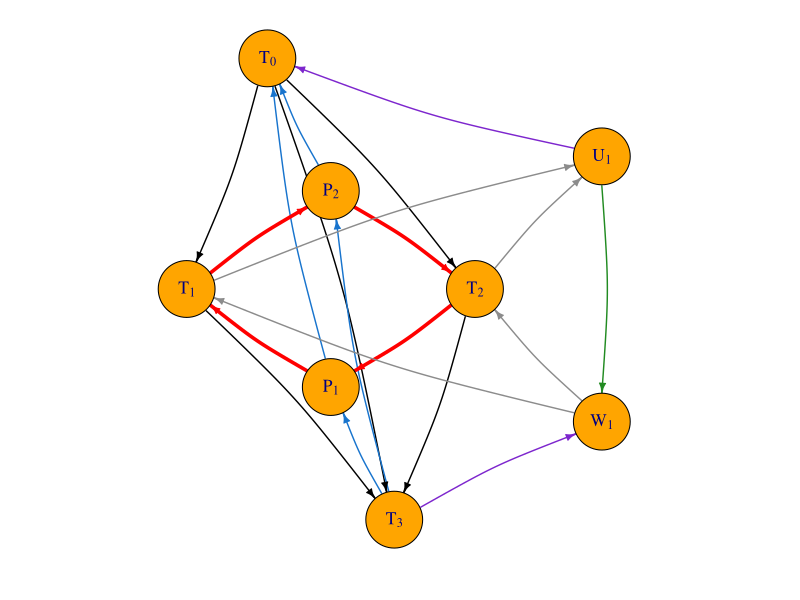
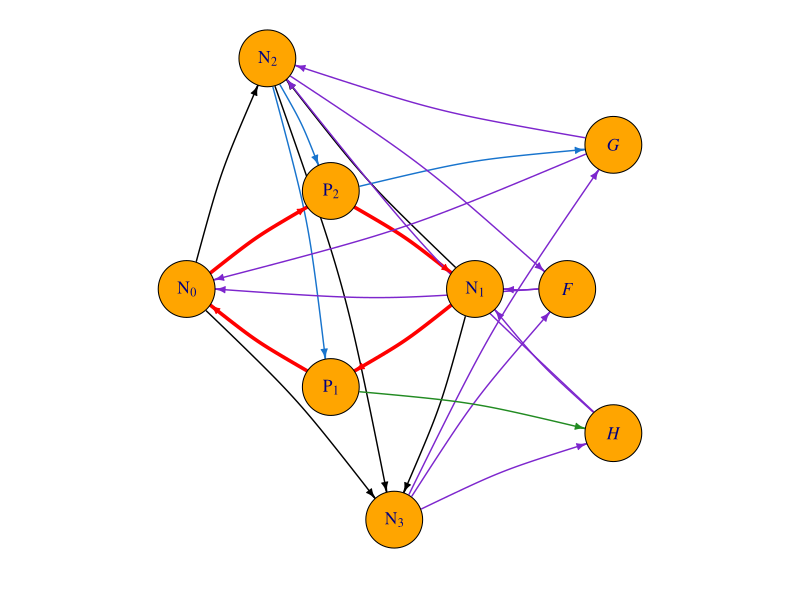
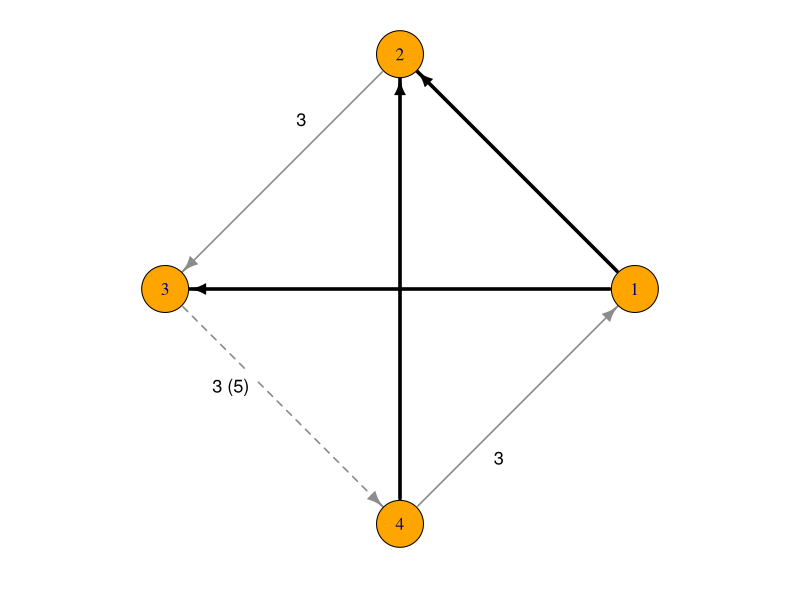
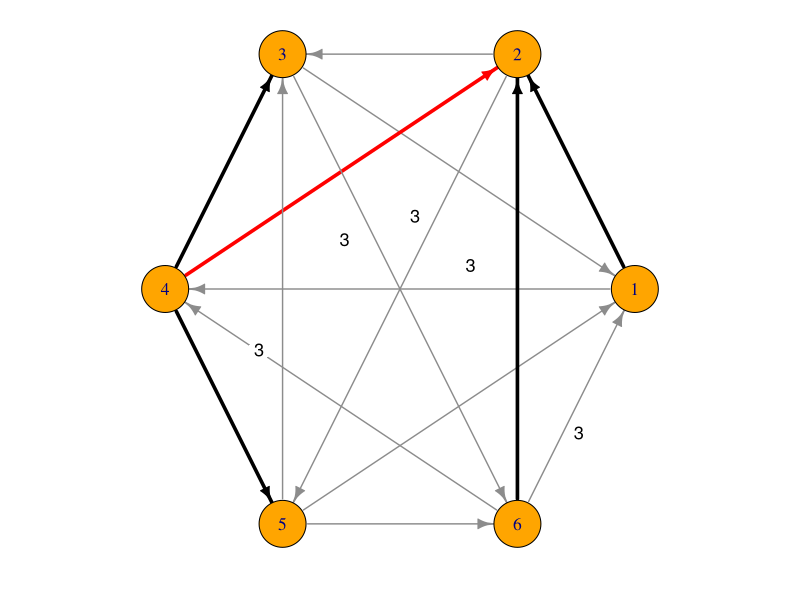

Write R code to recreate these figures, in order.
# Figures for the v3.0 manuscript:
#   ObstacleG8 / ObstacleH9 -- the two smallest members of the obstacle families (Figure 6;
#     G10 and H11, Figure 7, are drawn by make_family_section_figs.R),
#     drawn in the style of the original ObstructionC8.pdf (organic
#     layout, orange vertices, navy labels) but with role-labelled vertices and
#     arcs coloured by class; the defect 4-cycle is thick red.
#   MHP_Fig1 -- weighted majority tournament of Counterexample cex:weak-strong for both
#     m = 7 and m = 9 (they differ only in the margin of 3 > 4, labelled "3 (5)"),
#     minimum-weight FASs highlighted (Figure fig:mhp, panel a).
#   MHP_Fig2 -- weighted majority tournament of Counterexample cex:strong-m5 (m = 5,
#     n = 6), unique minimum-weight FAS highlighted, e = (4,2) thick red.
# Every FAS/margin claim drawn here is re-verified by brute force before
# plotting; the script stops on any mismatch.
library(igraph)
# outputs are written to the working directory -- run this script from its own folder

## ---------- shared helpers ----------

plotStyled = function(g, layout, labels, ecol, ewid, elty, fname, elabels = NULL,
                      legendItems = NULL, legendCols = NULL, vsize = 22,
                      arrowSize = 0.5, curved = 0.08, labelPos = NULL,
                      omitLabel = NULL) {
  pdf(fname, width = 6.5, height = 6.5)
  par(mar = c(1.6, 0.5, 0.5, 0.5), xpd = NA)
  plot(g, layout = layout,
       vertex.color = "orange", vertex.label = labels,
       vertex.label.color = "navy", vertex.label.cex = 1.05,
       vertex.size = vsize,
       edge.color = ecol, edge.width = ewid, edge.lty = elty,
       edge.label = if (is.null(labelPos)) elabels else NA,
       edge.label.color = "black", edge.label.cex = 1.05,
       edge.arrow.size = arrowSize, edge.curved = curved)
  if (!is.null(labelPos)) {
    # arcs whose label equals omitLabel (the margin-1 arcs) are left unlabelled
    keep = !(as.character(elabels) %in% omitLabel)
    elabels = elabels[keep]; labelPos = labelPos[keep, , drop = FALSE]
    # weight labels off the arcs, on white discs so they never blend into a line
    long = nchar(as.character(elabels)) > 1
    points(labelPos[!long, 1], labelPos[!long, 2], pch = 21, col = NA, bg = "white", cex = 2.9)
    if (any(long)) {
      w = strwidth(elabels[long], cex = 1.1) / 2 + 0.03
      h = strheight("0", cex = 1.1) / 2 + 0.04
      rect(labelPos[long, 1] - w, labelPos[long, 2] - h, labelPos[long, 1] + w,
           labelPos[long, 2] + h, col = "white", border = NA)
    }
    text(labelPos[, 1], labelPos[, 2], elabels, cex = 1.1)
  }
  if (!is.null(legendItems)) {
    legend("bottomleft", legend = legendItems, col = legendCols, lwd = 3,
           cex = 0.85, bty = "n", horiz = FALSE)
  }
  dev.off()
  cat(fname, "written\n")
}

# label anchor for each (straight) arc: 35% of the way from tail to head, pushed
# off the line on the side pointing away from the layout's centre; keeps the two
# crossing-diagonal labels of a circle layout apart and off the thick arcs
edgeLabelPos = function(layout, edges, tfrac = 0.35, off = 0.10) {
  out = matrix(0, nrow(edges), 2)
  for (r in 1:nrow(edges)) {
    p1 = layout[edges[r, 1], ]; p2 = layout[edges[r, 2], ]
    base = p1 + tfrac * (p2 - p1)
    d = (p2 - p1) / sqrt(sum((p2 - p1)^2))
    perp = c(-d[2], d[1])
    if (sum(perp * base) < 0) perp = -perp
    out[r, ] = base + off * perp
  }
  out
}

allPerms = function(n) {
  if (n == 1) return(list(1L))
  smaller = allPerms(n - 1)
  out = list()
  for (p in smaller) for (pos in 0:(n - 1)) {
    out[[length(out) + 1]] = append(p, n, after = pos)
  }
  out
}

# minimum-weight FAS of a weighted tournament by brute force over all orders;
# returns the optimal backward-arc sets (as sorted "u>v" strings)
bruteMinFAS = function(edges, weights, n) {
  perms = allPerms(n)
  best = Inf
  optSets = list()
  for (p in perms) {
    pos = order(p)  # pos[v] = position of v in the order p... careful below
    pos = match(1:n, p)
    backIdx = which(pos[edges[, 1]] > pos[edges[, 2]])
    w = sum(weights[backIdx])
    key = paste(sort(paste(edges[backIdx, 1], edges[backIdx, 2], sep = ">")),
                collapse = ",")
    if (w < best - 1e-9) { best = w; optSets = list(key) }
    else if (abs(w - best) < 1e-9 && !(key %in% optSets)) {
      optSets = c(optSets, key)
    }
  }
  list(value = best, sets = unlist(optSets))
}

arcKey = function(arcs) paste(sort(paste(arcs[, 1], arcs[, 2], sep = ">")),
                              collapse = ",")

# weighted majority tournament from voters (list of orders) and multiplicities
weightedMajority = function(voters, mult, n) {
  L = matrix(0, n, n)
  for (r in seq_along(voters)) {
    v = voters[[r]]
    for (a in 1:(n - 1)) for (b in (a + 1):n) {
      L[v[a], v[b]] = L[v[a], v[b]] + mult[r]
    }
  }
  edges = NULL; weights = NULL
  for (i in 1:(n - 1)) for (j in (i + 1):n) {
    stopifnot(L[i, j] != L[j, i])
    if (L[i, j] > L[j, i]) { edges = rbind(edges, c(i, j)) }
    else { edges = rbind(edges, c(j, i)) }
    weights = c(weights, abs(L[i, j] - L[j, i]))
  }
  list(edges = edges, weights = weights)
}

## ---------- obstacle family members ----------

familyG = function(k) {  # G_n, n = 6 + 2k
  U = paste0("U", 1:k); W = paste0("W", 1:k)
  arcs = rbind(
    data.frame(from = "T0", to = c("T1", "T2", "T3"), class = "core"),
    data.frame(from = c("T1", "T2"), to = "T3", class = "core"),
    data.frame(from = c("T3", "P1", "T3", "P2"),
               to = c("P1", "T0", "P2", "T0"), class = "port"),
    data.frame(from = c("T1", "P2", "T2", "P1"),
               to = c("P2", "T2", "P1", "T1"), class = "defect"),
    data.frame(from = rep(c("T1", "T2"), each = k), to = rep(U, 2), class = "block"),
    data.frame(from = rep(W, 2), to = rep(c("T1", "T2"), each = k), class = "block"),
    data.frame(from = "U1", to = "W1", class = "zigzag"),
    if (k >= 2) data.frame(from = rep(paste0("U", 2:k), 2),
                           to = c(paste0("W", 1:(k - 1)), paste0("W", 2:k)),
                           class = "zigzag") else NULL,
    data.frame(from = c("U1", "T3"), to = c("T0", W[k]), class = "terminal"))
  arcs
}

familyH = function(k) {  # H_n, n = 9 + 2k
  arcs = rbind(
    data.frame(from = c("N0", "N0", "N1", "N1", "N2"),
               to = c("N2", "N3", "N2", "N3", "N3"), class = "core"),
    data.frame(from = c("N2", "N2", "P2"),
               to = c("P1", "P2", "G"), class = "port"),
    data.frame(from = c("N0", "P2", "N1", "P1"),
               to = c("P2", "N1", "P1", "N0"), class = "defect"),
    data.frame(from = c("N2", "N3", "F", "F", "N3", "G", "G", "N3", "H", "H"),
               to = c("F", "F", "N0", "N1", "G", "N0", "N2", "H", "N1", "N2"),
               class = "special"))
  if (k >= 1) {
    U = paste0("U", 1:k); W = paste0("W", 1:k)
    arcs = rbind(arcs,
      data.frame(from = rep(c("N1", "N2"), each = k), to = rep(U, 2), class = "block"),
      data.frame(from = rep(W, 2), to = rep(c("N1", "N2"), each = k), class = "block"),
      data.frame(from = "P1", to = "W1", class = "zigzag"),
      data.frame(from = U, to = W, class = "zigzag"),
      if (k >= 2) data.frame(from = paste0("U", 1:(k - 1)),
                             to = paste0("W", 2:k), class = "zigzag") else NULL,
      data.frame(from = paste0("U", k), to = "H", class = "zigzag"))
  } else {
    arcs = rbind(arcs, data.frame(from = "P1", to = "H", class = "zigzag"))
  }
  arcs
}

classColor = c(core = "black", port = "dodgerblue3", defect = "red",
               block = "gray55", zigzag = "forestgreen",
               terminal = "purple3", special = "purple3")

mkLabels = function(vn) parse(text = ifelse(grepl("[0-9]$", vn),
                              paste0(substr(vn, 1, 1), "[", substr(vn, 2, 3), "]"),
                              paste0("italic(", vn, ")")))

# Aligned layout for the two Figure-6 panels (G8 and H9), labelled with the vertex names of
# Section sec:family. The four core vertices play the roles c1..c4 (c1, c2 the two on the
# defect 4-cycle), and the shared skeleton {c1,c2,c3,c4,P1,P2} is given IDENTICAL coordinates
# in both panels, so the thick-red defect 4-cycle c1 -> P2 -> c2 -> P1 -> c1 is drawn
# identically and the panels are exactly aligned on their common part. Family-specific
# vertices (G8: U1, W1; H9: F, G, H) sit to the right. Cores are non-isomorphic, so c1..c4 is
# a role assignment for the layout only; the drawn labels are T0..T3 and N0..N3.
mapG = c(T1 = "c1", T2 = "c2", T0 = "c3", T3 = "c4")
mapH = c(N0 = "c1", N1 = "c2", N2 = "c3", N3 = "c4")
relabelArcs = function(arcs, map) {
  ren = function(x) ifelse(x %in% names(map), map[x], x)
  arcs$from = ren(arcs$from); arcs$to = ren(arcs$to); arcs
}
coreShared = matrix(c(
  -1.25,  0.00,    # c1  (defect, left)
   1.25,  0.00,    # c2  (defect, right)
   0.00,  0.85,    # P2  (defect/port, top)
   0.00, -0.85,    # P1  (defect/port, bottom)
  -0.55,  2.00,    # c3  (rest of core, top)
   0.55, -2.00),   # c4  (rest of core, bottom)
  ncol = 2, byrow = TRUE, dimnames = list(c("c1","c2","P2","P1","c3","c4"), NULL))
coordsG8 = rbind(coreShared, matrix(c(2.35, 1.15,  2.35, -1.15),
  ncol = 2, byrow = TRUE, dimnames = list(c("U1","W1"), NULL)))
coordsH9 = rbind(coreShared, matrix(c(2.05, 0.00,  2.45, 1.25,  2.45, -1.25),
  ncol = 2, byrow = TRUE, dimnames = list(c("F","G","H"), NULL)))
# one common normalization to [-1,1] (same transform for both => exact alignment)
allpts = rbind(coordsG8, coordsH9)
ctr = c((max(allpts[,1]) + min(allpts[,1]))/2, (max(allpts[,2]) + min(allpts[,2]))/2)
half = 1.12 * max(abs(allpts[,1] - ctr[1]), abs(allpts[,2] - ctr[2]))
normc = function(M) cbind((M[,1] - ctr[1]) / half, (M[,2] - ctr[2]) / half)
# back to the section's vertex names: the role c_i of each core vertex only fixes its position
renameRows = function(M, map) {
  inv = setNames(names(map), map); r = rownames(M)
  rownames(M) = ifelse(r %in% names(inv), inv[r], r); M
}
coordsG8 = renameRows(coordsG8, mapG)
coordsH9 = renameRows(coordsH9, mapH)

plotAligned = function(arcs, n, fname, map, coords, legendItems, legendCols,
                       showLegend = TRUE) {
  arcs = relabelArcs(arcs, map)
  g = graph_from_data_frame(arcs[, c("from", "to")], directed = TRUE)
  stopifnot(ecount(g) == 3 * n - 4, vcount(g) == n,
            setequal(V(g)$name, rownames(coords)),
            all(degree(g, mode = "in") == degree(g, mode = "out")))  # Eulerian
  ecol = classColor[arcs$class]
  ewid = ifelse(arcs$class == "defect", 3.5, 1.4)
  pdf(fname, width = 6.5, height = 6.5)
  par(mar = c(1.6, 0.5, 0.5, 0.5), xpd = NA)
  plot(g, layout = normc(coords[V(g)$name, ]),
       rescale = FALSE, xlim = c(-1, 1), ylim = c(-1, 1), asp = 1,
       vertex.color = "orange", vertex.label = mkLabels(V(g)$name),
       vertex.label.color = "navy", vertex.label.cex = 1.05, vertex.size = 22,
       edge.color = ecol, edge.width = ewid, edge.arrow.size = 0.5, edge.curved = 0.08)
  # arc-class legend -- off for the main paper's Figure 6 (showLegend = FALSE);
  # kept as an option for the companion paper, which labels the arc classes.
  if (showLegend)
    legend("bottomleft", legend = legendItems, col = legendCols, lwd = 3,
           cex = 0.85, bty = "n", horiz = FALSE)
  dev.off()
  cat(fname, "written\n")
}

legG   = c("core", "port", "defect 4-cycle", "coset (block)", "zigzag", "terminal")
colG   = classColor[c("core", "port", "defect", "block", "zigzag", "terminal")]
legH9  = c("core", "port", "defect 4-cycle", "coset (special)", "zigzag")
colH9  = classColor[c("core", "port", "defect", "special", "zigzag")]

plotAligned(familyG(1), 8, "ObstacleG8.pdf", character(0), coordsG8, legG, colG, showLegend = FALSE)
plotAligned(familyH(0), 9, "ObstacleH9.pdf", character(0), coordsH9, legH9, colH9, showLegend = FALSE)

## ---------- Counterexample cex:weak-strong (Figure fig:mhp, panel a) ----------

# Seven voters (3, 2, 2) and nine voters (4, 3, 2) give the same tournament T_1 with the same
# margins except on 3 > 4 (3 and 5); one drawing shows both, the nine-voter margin in parentheses.
voters = list(c(2, 3, 4, 1), c(1, 3, 4, 2), c(4, 1, 2, 3))
T1 = arcKey(rbind(c(1,2), c(2,3), c(3,4), c(4,1), c(1,3), c(4,2)))
target = arcKey(rbind(c(1,2), c(1,3), c(4,2)))
wm7 = weightedMajority(voters, c(3, 2, 2), 4)
wm9 = weightedMajority(voters, c(4, 3, 2), 4)
stopifnot(arcKey(wm7$edges) == T1, arcKey(wm9$edges) == T1)
key7 = paste(wm7$edges[, 1], wm7$edges[, 2], sep = ">")
key9 = paste(wm9$edges[, 1], wm9$edges[, 2], sep = ">")
w9 = wm9$weights[match(key7, key9)]
stopifnot(identical(which(wm7$weights != w9), which(key7 == "3>4")))   # the only margin that differs
res7 = bruteMinFAS(wm7$edges, wm7$weights, 4)
res9 = bruteMinFAS(wm9$edges, wm9$weights, 4)
stopifnot(length(res7$sets) == 2, target %in% res7$sets, "3>4" %in% res7$sets,
          length(res9$sets) == 1, res9$sets == target)
cat("MHP_Fig1: seven voters, min-weight FAS value", res7$value, "| optimal sets:", length(res7$sets),
    "; nine voters, value", res9$value, "| optimal sets:", length(res9$sets), "\n")
g = graph_from_edgelist(wm7$edges, directed = TRUE)
ecol = rep("gray55", ecount(g)); ewid = rep(1.6, ecount(g)); elty = rep(1, ecount(g))
ecol[key7 %in% c("1>2", "1>3", "4>2")] = "black"
ewid[key7 %in% c("1>2", "1>3", "4>2")] = 3.5
elty[key7 == "3>4"] = 2   # the alternative minimum-weight FAS of the seven-voter profile, dashed
labs = ifelse(wm7$weights == w9, as.character(wm7$weights), paste0(wm7$weights, " (", w9, ")"))
lay = layout_in_circle(g)
plotStyled(g, lay, 1:4, ecol, ewid, elty, "MHP_Fig1.pdf",
           elabels = labs, vsize = 20, arrowSize = 0.85, curved = 0,
           labelPos = edgeLabelPos(lay, wm7$edges), omitLabel = "1")

## ---------- Counterexample cex:strong-m5 (Figure fig:mhp, panel b) ----------

voters6 = list(c(2, 5, 3, 6, 1, 4), c(1, 4, 3, 6, 2, 5),
               c(4, 5, 3, 6, 1, 2), c(6, 1, 4, 2, 5, 3))
wm6 = weightedMajority(voters6, c(2, 1, 1, 1), 6)
res6 = bruteMinFAS(wm6$edges, wm6$weights, 6)
Fe = arcKey(rbind(c(1,2), c(4,2), c(4,3), c(4,5), c(6,2)))
stopifnot(length(res6$sets) == 1, res6$sets == Fe)
cat("MHP_Fig2: unique min-weight FAS confirmed, value", res6$value, "\n")
g6 = graph_from_edgelist(wm6$edges, directed = TRUE)
key6 = paste(wm6$edges[, 1], wm6$edges[, 2], sep = ">")
inFe = key6 %in% c("1>2", "4>2", "4>3", "4>5", "6>2")
ecol6 = rep("gray55", ecount(g6)); ecol6[inFe] = "black"
ecol6[key6 == "4>2"] = "red"
ewid6 = rep(1.4, ecount(g6)); ewid6[inFe] = 3.5
lay6 = layout_in_circle(g6)
plotStyled(g6, lay6, 1:6, ecol6, ewid6, rep(1, ecount(g6)),
           "MHP_Fig2.pdf", elabels = wm6$weights, vsize = 20,
           arrowSize = 0.8, curved = 0, labelPos = edgeLabelPos(lay6, wm6$edges), omitLabel = "1")
